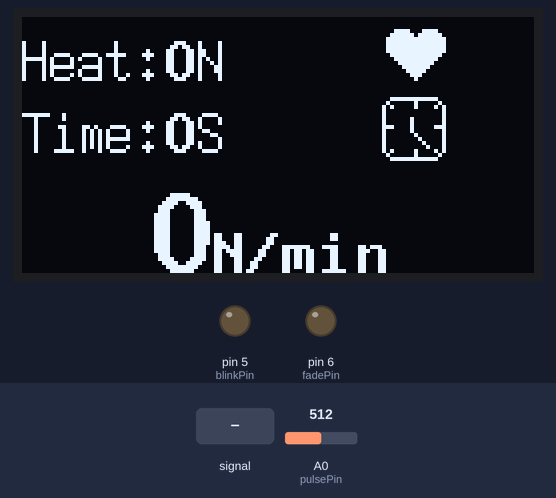
The sketch below on a simulated Arduino Uno, built with avr-gcc and run on an emulated ATmega328P. Parts: 128×64 one-colour display, output pins drawn as LEDs (lit = HIGH). Dashed ring = blinking. Inputs (shaded band) come from the test bench; at power-on: A0 (pulsePin) = 512. What the sketch prints to the serial monitor is not drawn.

Above: at 1.2 s.
1.3 s: A0 (pulsePin) fed a 1000 Hz sine of ±255 counts around its level
At 4.1 s:
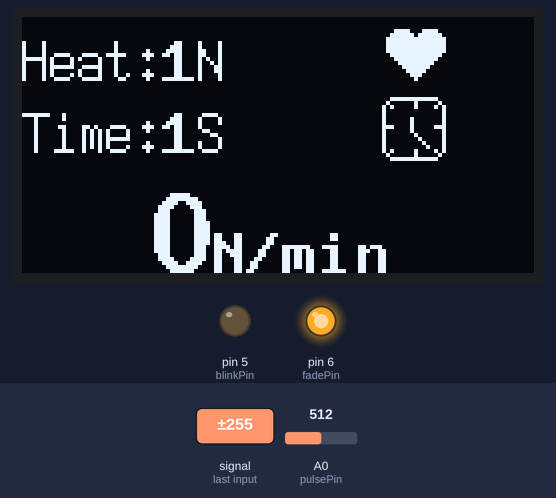
4.3 s: A0 (pulsePin) set to 716
At 6.5 s:
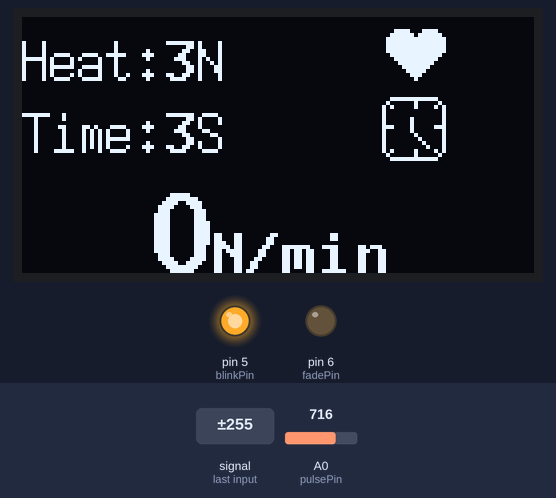
7.1 s: A0 (pulsePin) fed a 2 Hz sine of ±306 counts around its level
At 9.62 s:
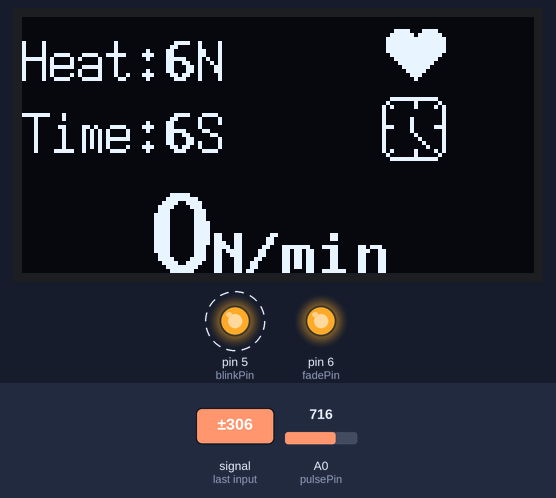
Timing chart, 0 to 15.9 s (numbered marks = the images above; inputs shaded):
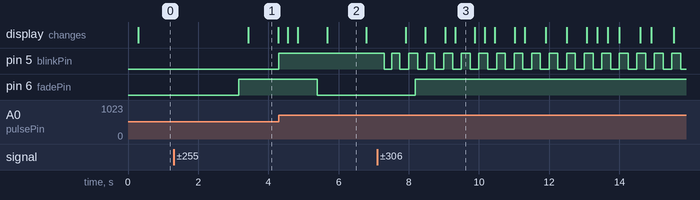

Measured:
- after the input at 1.3 s, pin 6 (fadePin): LOW → HIGH after 1.8 s; the display: changes after 2.1 s (image 1)
- after the input at 4.3 s, pin 5 (blinkPin): LOW → HIGH at once; pin 6 (fadePin): HIGH → LOW after 1.1 s
- after the input at 7.1 s, pin 5 (blinkPin): alternates HIGH for 0.25 s and LOW for 0.25 s, starting after 0.21 s; pin 6 (fadePin): LOW → HIGH after 1.1 s
- what the display in image 1 shows lasts 0.9 s, from 3.4 s to 4.3 s
- what the display in image 2 shows lasts 1.1 s, from 5.7 s to 6.8 s
- what the display in image 3 shows lasts 0.6 s, from 9.3 s to 9.9 s

The sketch:

Microduino_Pulse_measurement.ino
```cpp
#include "U8glib.h"

U8GLIB_SSD1306_128X64 u8g(U8G_I2C_OPT_NONE);

int pulsePin = A0;                 // Pulse Sensor purple wire connected to analog pin 0
int blinkPin = 5;                // pin to blink led at each beat
int fadePin = 6;                  // pin to do fancy classy fading blink at each beat
int fadeRate = 0;                 // used to fade LED on with PWM on fadePin

int data,num;

long timer,timey,time1,time2,time3;  //定义变量为浮点数

// these variables are volatile because they are used during the interrupt service routine!
volatile int BPM;                   // used to hold the pulse rate
volatile int Signal;                // holds the incoming raw data
volatile int IBI = 600;             // holds the time between beats, must be seeded!
volatile boolean Pulse = false;     // true when pulse wave is high, false when it's low
volatile boolean QS = false;        // becomes true when Arduoino finds a beat.

//阴码、逐行、逆向
static unsigned char u8g_logo_bits1[] U8G_PROGMEM = {
  0x00,0x00,0x00,0x00,0x00,0x00,0x78,0x3C,
  0xFC,0x7E,0xFE,0xFF,0xFE,0xFF,0xFE,0xFF,
  0xFE,0xFF,0xFC,0x7F,0xF8,0x3F,0xF0,0x1F,
  0xE0,0x0F,0xC0,0x07,0x80,0x03,0x00,0x01//未命名文件",0//
};
static unsigned char u8g_logo_bits2[] U8G_PROGMEM = {
  0xFC,0x3F,0x02,0x41,0x05,0xA1,0x01,0x80,
  0x01,0x80,0x81,0x80,0x81,0x80,0x87,0xE0,
  0x81,0x80,0x01,0x81,0x01,0x82,0x01,0x84,
  0x01,0x88,0x05,0xA1,0x02,0x41,0xFC,0x3F,//未命名文件0//
};

void setup(){
  //u8g.setRot180();
  timer=millis();
  timey=millis();
  time1=millis();
  time2=millis();
  time3=millis();
  pinMode(blinkPin,OUTPUT);         // pin that will blink to your heartbeat!
  pinMode(fadePin,OUTPUT);          // pin that will fade to your heartbeat!
  pinMode(pulsePin,  INPUT_PULLUP);
  Serial.begin(115200);             // we agree to talk fast!
  interruptSetup();                 // sets up to read Pulse Sensor signal every 2mS
  // UN-COMMENT THE NEXT LINE IF YOU ARE POWERING The Pulse Sensor AT LOW VOLTAGE,
  // AND APPLY THAT VOLTAGE TO THE A-REF PIN
  //analogReference(EXTERNAL);
}

void draw(void) {

  u8g.drawXBMP( 90, 0, 16, 16, u8g_logo_bits1);
  u8g.drawXBMP( 90, 20, 16, 16, u8g_logo_bits2);

  u8g.setFont(u8g_font_fub20);
  u8g.setPrintPos(32, 64);
  u8g.print(num);
  u8g.setFont(u8g_font_9x18B);
  u8g.print("N/min");
  u8g.setFont(u8g_font_7x14);
  u8g.setPrintPos(0, 16);
  u8g.print("Heat:");
  u8g.setFont(u8g_font_9x18B);
  u8g.print(data);
  u8g.setFont(u8g_font_7x14);
  u8g.print("N");
  u8g.setPrintPos(0, 34);
  u8g.print("Time:");
  u8g.setFont(u8g_font_9x18B);
  u8g.print(timey);
  u8g.setFont(u8g_font_7x14);
  u8g.print("S");
}

void loop(){

  if (QS == true){                       // Quantified Self flag is true when arduino finds a heartbeat

    fadeRate = 255;                  // Set 'fadeRate' Variable to 255 to fade LED with pulse


    QS = false;                      // reset the Quantified Self flag for next time
  }

  ledFadeToBeat();

  if(fadeRate>230)
    data++;
  if(data>0)
  {

    if(millis()-timer>1000)
    {
      timer=millis();
      timey++;
    }
    if(timey>10)
      num=60*(data)/timey;
  }
  if(fadeRate==0)
  {
    if(millis()-time2>1000)
    {
      time2=millis();
      time3++;
    }
  }
  else
    time3=0;

  if(time3>1||timey>60)
  {
    data=0;
    num=0;
    timey=0;
    time3=0;
  }


  delay(20);                             //  take a break
  Serial.print("xintiao:");
  Serial.print(data);
  Serial.print("        ");
  Serial.println(fadeRate);
  Serial.print("   timey: ");
  Serial.print(timey);
  Serial.print("   time3: ");
  Serial.println(time3);
  Serial.print("   xintiao: ");
  Serial.print(num);
  Serial.println("num/min");
  u8g.firstPage();
  do {
    draw();
  }
  while( u8g.nextPage() );
}


void ledFadeToBeat(){
  fadeRate -= 15;                         //  set LED fade value
  fadeRate = constrain(fadeRate,0,255);   //  keep LED fade value from going into negative numbers!
  //analogWrite(fadePin,fadeRate);          //  fade LED
  if(fadeRate>200)
    digitalWrite(fadePin,HIGH);
  else
    digitalWrite(fadePin,LOW);
}
```

Interrupt.ino
```cpp
volatile int rate[10];                    // array to hold last ten IBI values
volatile unsigned long sampleCounter = 0;          // used to determine pulse timing
volatile unsigned long lastBeatTime = 0;           // used to find IBI
volatile int P =512;                      // used to find peak in pulse wave, seeded
volatile int T = 512;                     // used to find trough in pulse wave, seeded
volatile int thresh = 512;                // used to find instant moment of heart beat, seeded
volatile int amp = 100;                   // used to hold amplitude of pulse waveform, seeded
volatile boolean firstBeat = true;        // used to seed rate array so we startup with reasonable BPM
volatile boolean secondBeat = false;      // used to seed rate array so we startup with reasonable BPM


void interruptSetup(){
  // Initializes Timer2 to throw an interrupt every 2mS.
  TCCR2A = 0x02;     // DISABLE PWM ON DIGITAL PINS 3 AND 11, AND GO INTO CTC MODE
  TCCR2B = 0x06;     // DON'T FORCE COMPARE, 256 PRESCALER
  OCR2A = 0X7C;      // SET THE TOP OF THE COUNT TO 124 FOR 500Hz SAMPLE RATE
  TIMSK2 = 0x02;     // ENABLE INTERRUPT ON MATCH BETWEEN TIMER2 AND OCR2A
  sei();             // MAKE SURE GLOBAL INTERRUPTS ARE ENABLED
}


// THIS IS THE TIMER 2 INTERRUPT SERVICE ROUTINE.
// Timer 2 makes sure that we take a reading every 2 miliseconds
ISR(TIMER2_COMPA_vect){                         // triggered when Timer2 counts to 124
  cli();                                      // disable interrupts while we do this
  Signal = analogRead(pulsePin);              // read the Pulse Sensor
  sampleCounter += 2;                         // keep track of the time in mS with this variable
  int N = sampleCounter - lastBeatTime;       // monitor the time since the last beat to avoid noise

    //  find the peak and trough of the pulse wave
  if(Signal < thresh && N > (IBI/5)*3){       // avoid dichrotic noise by waiting 3/5 of last IBI
    if (Signal < T){                        // T is the trough
      T = Signal;                         // keep track of lowest point in pulse wave
    }
  }

  if(Signal > thresh && Signal > P){          // thresh condition helps avoid noise
    P = Signal;                             // P is the peak
  }                                        // keep track of highest point in pulse wave

  //  NOW IT'S TIME TO LOOK FOR THE HEART BEAT
  // signal surges up in value every time there is a pulse
  if (N > 250){                                   // avoid high frequency noise
    if ( (Signal > thresh) && (Pulse == false) && (N > (IBI/5)*3) ){
      Pulse = true;                               // set the Pulse flag when we think there is a pulse
      digitalWrite(blinkPin,HIGH);                // turn on pin 13 LED
      IBI = sampleCounter - lastBeatTime;         // measure time between beats in mS
      lastBeatTime = sampleCounter;               // keep track of time for next pulse

      if(secondBeat){                        // if this is the second beat, if secondBeat == TRUE
        secondBeat = false;                  // clear secondBeat flag
        for(int i=0; i<=9; i++){             // seed the running total to get a realisitic BPM at startup
          rate[i] = IBI;
        }
      }

      if(firstBeat){                         // if it's the first time we found a beat, if firstBeat == TRUE
        firstBeat = false;                   // clear firstBeat flag
        secondBeat = true;                   // set the second beat flag
        sei();                               // enable interrupts again
        return;                              // IBI value is unreliable so discard it
      }


      // keep a running total of the last 10 IBI values
      word runningTotal = 0;                  // clear the runningTotal variable

      for(int i=0; i<=8; i++){                // shift data in the rate array
        rate[i] = rate[i+1];                  // and drop the oldest IBI value
        runningTotal += rate[i];              // add up the 9 oldest IBI values
      }

      rate[9] = IBI;                          // add the latest IBI to the rate array
      runningTotal += rate[9];                // add the latest IBI to runningTotal
      runningTotal /= 10;                     // average the last 10 IBI values
      BPM = 60000/runningTotal;               // how many beats can fit into a minute? that's BPM!
      QS = true;                              // set Quantified Self flag
      // QS FLAG IS NOT CLEARED INSIDE THIS ISR
    }
  }

  if (Signal < thresh && Pulse == true){   // when the values are going down, the beat is over
    digitalWrite(blinkPin,LOW);            // turn off pin 13 LED
    Pulse = false;                         // reset the Pulse flag so we can do it again
    amp = P - T;                           // get amplitude of the pulse wave
    thresh = amp/2 + T;                    // set thresh at 50% of the amplitude
    P = thresh;                            // reset these for next time
    T = thresh;
  }

  if (N > 2500){                           // if 2.5 seconds go by without a beat
    thresh = 512;                          // set thresh default
    P = 512;                               // set P default
    T = 512;                               // set T default
    lastBeatTime = sampleCounter;          // bring the lastBeatTime up to date
    firstBeat = true;                      // set these to avoid noise
    secondBeat = false;                    // when we get the heartbeat back
  }

  sei();                                   // enable interrupts when youre done!
}// end isr
```
